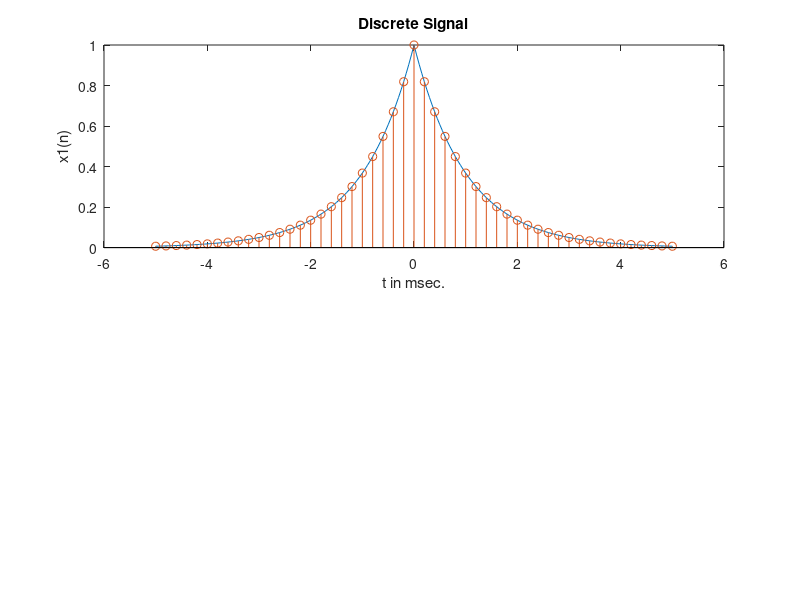

Recreate this plot in MATLAB. (Note: this script raises an error after producing the figure.)
%Analog Sinyal
Dt = 0.00005; t = -0.005:Dt:0.005; xa = exp(-1000*abs(t));
% Discrete-time Signal
Ts = 0.0002; n = -25:1:25; x = exp(-1000*abs(n*Ts));
% Discrete-time Fourier transform
K = 500; k = 0:1:K; w = pi*k/K;
X = x *exp(-j*n'*w); X = real(X);
w = [-fliplr(w), w(2:K+1)];
X = [-fliplr(X), X(2:K+1)];
subplot(1,1,1);
subplot(2,1,1); plot(t*1000,xa);
xlabel('t in msec.'); ylabel('x1(n)');
title('Discrete Signal'); hold on
stem(n*Ts*1000,x); gtext('Ts=0.2 msec'); hold off
subplot(2,1,2); plot(2/pi,X);
xlabel('Frequency in pi units'); ylabel('X1(w)');
title('Discrete-time Fourirer Transform');